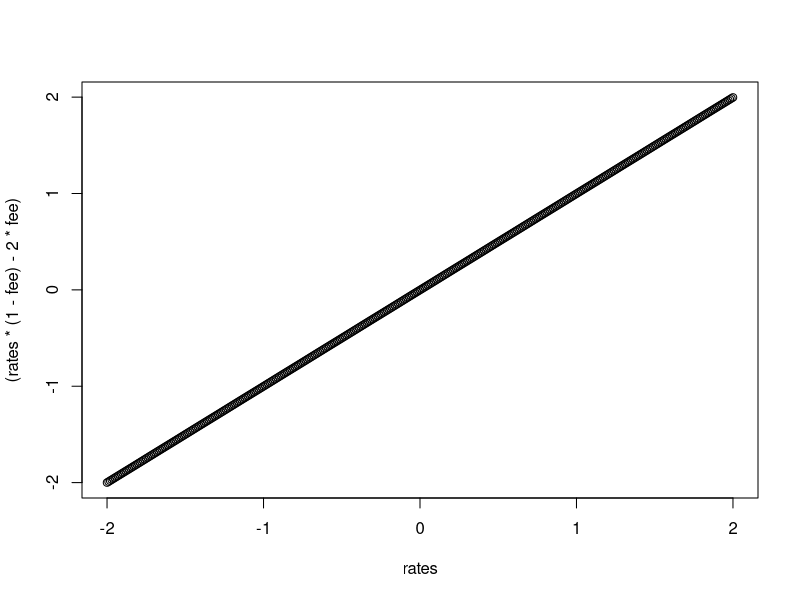
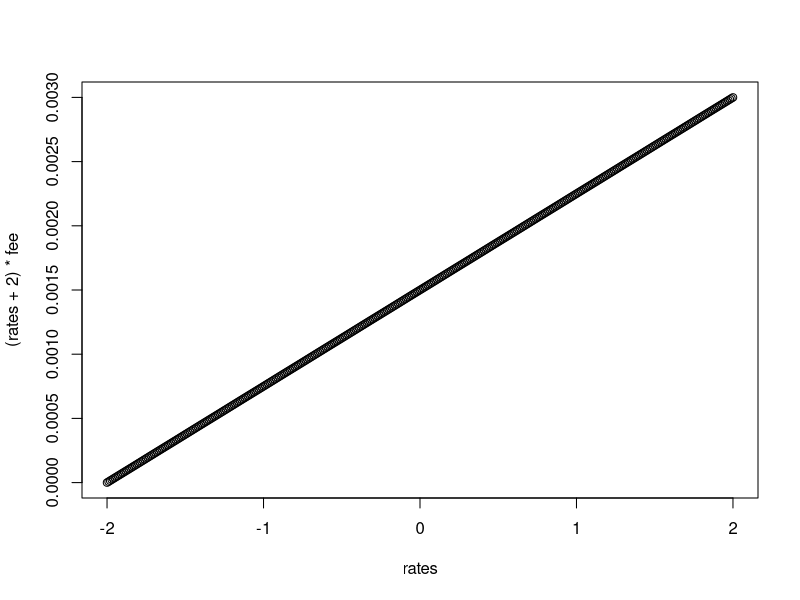

Source code (R) for these figures, in order:
fee <- 0.00075 # fee percentage
c0 <- 10 # dollars
p0 <- 1.6 # Initial coin price

(r <- 2*fee / (1 - fee)) # win yield
(r <- -0.01) # win yield # 2*fee / (1 - fee) tie

# buy
(mount <- c0/p0) # coins
# fee in dollars
feeCapitalBuy <- mount*p0*fee

# sale
p1 <- p0*(1+r) # new price
c1 <- mount*p1 - feeCapitalBuy
feeCapitalSale <- mount*p1*fee
# mount <- 0

(c2 <- c1 - feeCapitalSale)
(realYield <- (c2 - c0) / c0)



# Total
(c2 <- c1 - feeCapitalSale)
(mount*p1 - feeCapitalBuy) - mount*p1*fee
(mount*p1 - mount*p0*fee) - mount*p1*fee
(mount*p1 - mount*p0*fee) - mount*p1*fee
((c0/p0)*p1 - (c0/p0)*p0*fee) - (c0/p0)*p1*fee
(c0/p0)*(p1 - p0*fee - p1*fee)
(c0/p0)*(p1 - fee*(p0 + p1)) # ...(1)
c0*(p1 - fee*p0 - p1*fee)/p0 
c0*((1 - fee)*p1 - (1 - 1 + fee)*p0)/p0
c0*((1 - fee)*p1 - (- 1 + fee)*p0 - p0)/p0
c0*((1 - fee)*p1 + (1 - fee)*p0 - p0)/p0
c0*((1 - fee)*(p1 + p0) - p0)/p0
c0*((1 - fee)*(p1 + p0)/p0 - 1)

# De (1)
c0*((p1/p0) - fee*(1 + (p1/p0)))
c0*((1+r) - fee*(1 + (1+r)))
c0*(1 + r - fee*(2 + r))
c0*(1 + r - fee*(2 + r))
c0*(1 + r - 2*fee - r*fee)
c0*(1 - 2*fee + r*(1 - fee))


# Despejando mínimo r para no perder:
c0*(1 - 2*fee + r*(1 - fee)) >= c0
1 - 2*fee + r*(1 - fee) >= 1
- 2*fee + r*(1 - fee) >= 0
r*(1 - fee) >= 2*fee
r >= 2*fee / (1 - fee)


# Real Yield
(realYield <- (c2 - c0) / c0)
((c2 - c0) / c0)
((c1 - feeCapitalSale - c0) / c0)
((mount*p1 - feeCapitalBuy - feeCapitalSale - c0) / c0)
(((c0/p0)*p1 - (c0/p0)*p0*fee - (c0/p0)*p1*fee - c0) / c0)
((1/p0)*p1 - (1/p0)*p0*fee - (1/p0)*p1*fee - 1)
((p1/p0) - fee - fee*p1/p0 - 1)
((p1/p0)*(1 - fee) - fee - 1)
((1 + r)*(1 - fee) - fee - 1)
(1 - fee + r - r*fee - fee - 1)
(r - r*fee - 2*fee)
(r*(1 - fee) - 2*fee) # (1-fee) is the slope and -2*fee is the intersect


# Real Yield plot:
rates <- seq(-2, 2, 0.01)

plot(x = rates, y = (rates*(1 - fee) - 2*fee))

# Diferencia entre real yield y yield sin fees
rates - (rates*(1 - fee) - 2*fee)
rates - (rates - rates*fee - 2*fee)
rates*fee + 2*fee
(rates + 2)*fee # Entre más grande sea el yield, mayor es el fee. 
# ¿Si pierdes más de 200 %, te pagan?
plot(x = rates, y = (rates + 2)*fee)


